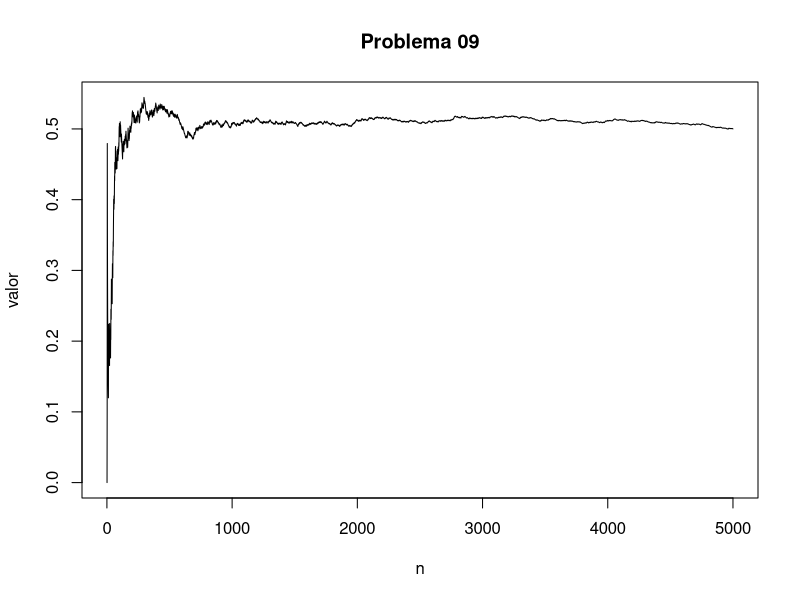

Reproduce this figure in R.
rm(list = ls())

k <- 5000
n <- 1:k

u <- runif(k,0,1)
v <- runif(k,0,1)

x<-1/u-1
y<-1/v-1

f<-function(x,y) exp(-(x+y))

int_aprox <- cumsum( (u<v)*(f(x,y))*(1/(u*v)^2) )/n


#valor calculado
#print(int2(f, a=c(0,0), b=c(1,x)))
print(int_aprox[length(u)])


plot(int_aprox,type = 'l',xlab="n", ylab="valor",main="Problema 09")
